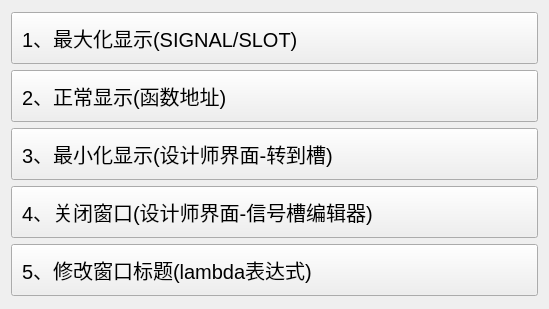
<?xml version="1.0" encoding="UTF-8"?>
<ui version="4.0">
 <class>MyWidget</class>
 <widget class="QWidget" name="MyWidget">
  <property name="geometry">
   <rect>
    <x>0</x>
    <y>0</y>
    <width>549</width>
    <height>309</height>
   </rect>
  </property>
  <property name="windowTitle">
   <string>信号槽的多种连接方式</string>
  </property>
  <property name="styleSheet">
   <string notr="true">QPushButton
{
	text-align:left;
	font-size:20px;
	padding:10px;
}</string>
  </property>
  <layout class="QVBoxLayout" name="verticalLayout">
   <item>
    <spacer name="spacer2">
     <property name="orientation">
      <enum>Qt::Orientation::Vertical</enum>
     </property>
     <property name="sizeHint" stdset="0">
      <size>
       <width>20</width>
       <height>40</height>
      </size>
     </property>
    </spacer>
   </item>
   <item>
    <widget class="QPushButton" name="btnMax">
     <property name="text">
      <string>1、最大化显示(SIGNAL/SLOT)</string>
     </property>
    </widget>
   </item>
   <item>
    <widget class="QPushButton" name="Normal">
     <property name="text">
      <string>2、正常显示(函数地址)</string>
     </property>
    </widget>
   </item>
   <item>
    <widget class="QPushButton" name="btnMin">
     <property name="text">
      <string>3、最小化显示(设计师界面-转到槽)</string>
     </property>
    </widget>
   </item>
   <item>
    <widget class="QPushButton" name="Close">
     <property name="text">
      <string>4、关闭窗口(设计师界面-信号槽编辑器)</string>
     </property>
    </widget>
   </item>
   <item>
    <widget class="QPushButton" name="Title">
     <property name="text">
      <string>5、修改窗口标题(lambda表达式)</string>
     </property>
    </widget>
   </item>
   <item>
    <spacer name="spacer1">
     <property name="orientation">
      <enum>Qt::Orientation::Vertical</enum>
     </property>
     <property name="sizeHint" stdset="0">
      <size>
       <width>20</width>
       <height>40</height>
      </size>
     </property>
    </spacer>
   </item>
  </layout>
 </widget>
 <resources/>
 <connections>
  <connection>
   <sender>Close</sender>
   <signal>clicked()</signal>
   <receiver>MyWidget</receiver>
   <slot>close()</slot>
   <hints>
    <hint type="sourcelabel">
     <x>274</x>
     <y>207</y>
    </hint>
    <hint type="destinationlabel">
     <x>274</x>
     <y>154</y>
    </hint>
   </hints>
  </connection>
 </connections>
</ui>
